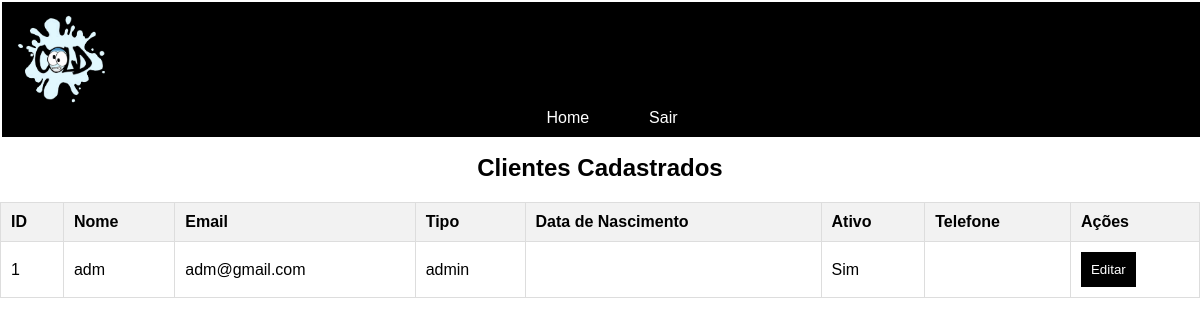
The page /listandoclientes.php on the database its author committed.
### tables this page shows
CREATE TABLE `tb_clientes` (
  `id_cliente` int(11) NOT NULL,
  `nome` varchar(255) NOT NULL,
  `email` varchar(255) NOT NULL,
  `senha` varchar(255) NOT NULL,
  `tipo` enum('admin','cliente') NOT NULL DEFAULT 'cliente',
  `dt_nascimento` date DEFAULT NULL,
  `ativo` tinyint(1) DEFAULT 1,
  `telefone` varchar(20) DEFAULT NULL
);

### listandoclientes.php (the view, shortened to what this page needs)
<?php
include('conexao.php');
$sql = "SELECT * FROM tb_clientes";
$result = $conn->query($sql);
?>
<!DOCTYPE html>
<html lang="pt-BR">
<head>
    <link rel="stylesheet" href="CSS/style.css">
</head>
<body>
<header>
    <img src="Imagens/logoCOLD.jpg" class="logo" alt="Logo">
    <ul class="ul_navmenu">
        <li><a href="index.php" id="home">Home</a></li>
        <li><a href="login.php" id="login">Sair</a></li>
    </ul>
</header>
<br><br><br>
<h2>Clientes Cadastrados</h2>
<table>
    <tr>
        <th>ID</th>
        <th>Nome</th>
        <th>Email</th>
        <th>Tipo</th>
        <th>Data de Nascimento</th>
        <th>Ativo</th>
        <th>Telefone</th>
        <th>Ações</th>
    </tr>
    <?php
    if ($result->num_rows > 0) {
        while($row = $result->fetch_assoc()) {
            echo "<tr>
                    <td>" . $row["id_cliente"] . "</td>
                    <td>" . $row["nome"] . "</td>
                    <td>" . $row["email"] . "</td>
                    <td>" . $row["tipo"] . "</td>
                    <td>" . $row["dt_nascimento"] . "</td>
                    <td>" . ($row["ativo"] ? 'Sim' : 'Não') . "</td>
                    <td>" . $row["telefone"] . "</td>
                    <td><a href='editarcliente.php?id_cliente=" . $row["id_cliente"] . "'><button>Editar</button></a></td>
                  </tr>";
        }
    } else {
        echo "<tr><td colspan='8'>Nenhum cliente encontrado</td></tr>";
    }
    ?>
</table>
</body>
</html>

### CSS/style.css (style rules this page uses)
body { font-family: Arial, sans-serif; margin: 0; padding: 0; }
header { position: fixed; width: 100%; top: 0; right: 0; z-index: 1000; display: flex; align-items: center; justify-content: space-between; padding: 20px 10%; background-color: #000000; color: #ffffff; padding: 20px; text-align: center; }
.ul_navmenu { display: flex; gap: 10px; }
.ul_navmenu a { text-decoration: none; }
h2 { margin-bottom: 10px; }
img { right: 50%; width: 300px; height: 250px; }

### listandoclientes.php (style rules this page uses)
body { font-family: Arial, sans-serif; margin: 0; padding: 0; }
header { position: fixed; width: 100%; top: 0; left: 0; background-color: #000000; color: #ffffff; padding: 10px; display: flex; flex-direction: column; align-items: flex-start; z-index: 1000; }
.logo { max-width: 100px; height: auto; margin-right: auto; }
.ul_navmenu { list-style: none; margin: 0; padding: 0; display: flex; justify-content: center; width: 100%; }
.ul_navmenu li { margin: 0 10px; }
.ul_navmenu a { color: #ffffff; text-decoration: none; padding: 10px 15px; font-size: 16px; font-weight: 400; transition: color 0.3s ease; }
h2 { margin-top: 100px; padding: 0 20px; }
table { width: 100%; border-collapse: collapse; margin: 20px 0; padding: 0 20px; }
th, td { padding: 10px; border: 1px solid #ddd; text-align: left; }
th { background-color: #f2f2f2; }
button { background-color: #000000; color: #ffffff; border: none; padding: 10px; cursor: pointer; transition: background-color 0.3s ease; }
h2 { text-align: center; }

### rows shown on the page
tb_clientes: id_cliente "1", nome "adm", email "adm@gmail.com", tipo "admin", ativo "Sim"
